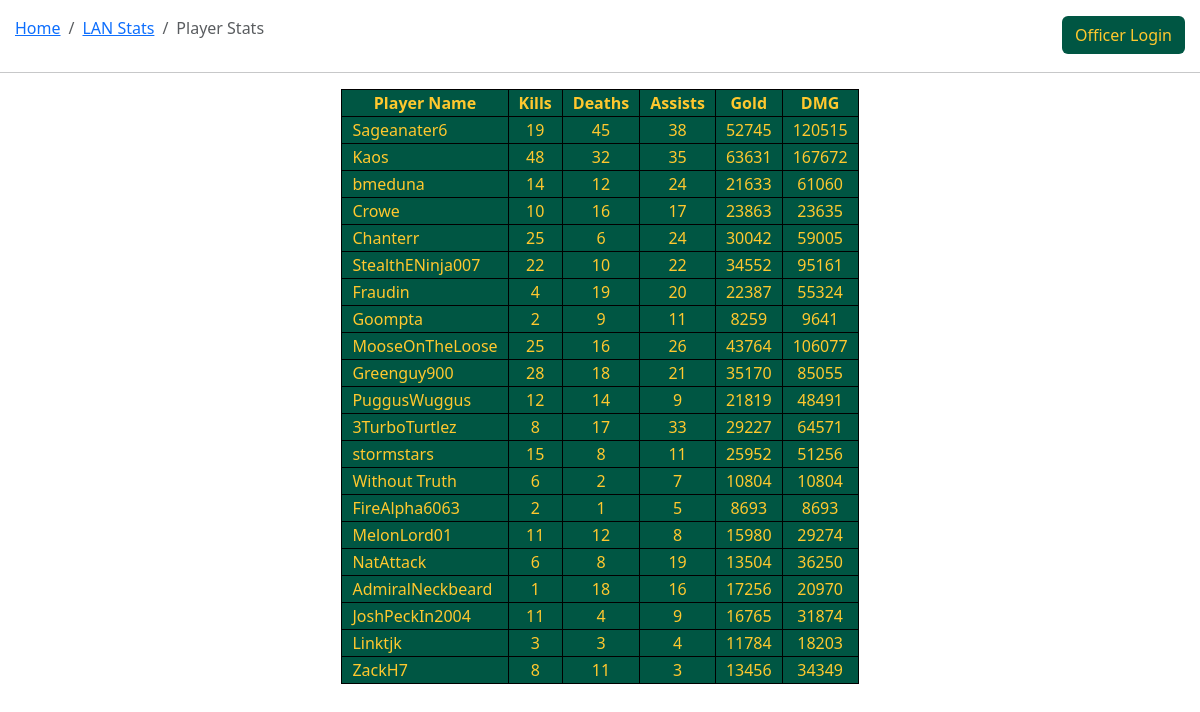
/eventcalendar/stats/stats_home/player_list/, run on the app's committed database.
### statsviewer/models.py (models this page shows)
class Player(models.Model):
    class Meta:
        unique_together = (('playerid','name'),)
    playerid = models.BigAutoField(primary_key=True)
    name = models.CharField(max_length=60)
    def __str__(self):
        return self.name
    def get_absolute_url(self):
        return reverse("player-detail", args=[str(self.playerid)])

### statsviewer/views.py (the view)
# urls.py: path('stats_home/player_list/', views.playerListView, name = 'player-list'),
def playerListView(request):
    allPlayers = Player.objects.all()
    playerList = []
    for p in allPlayers:
        dataList = [p,0,0,0,0,0]
        instances = PlayerInstance.objects.filter(player = p.playerid)
        for pi in instances:
            dataList[1] += pi.kills
            dataList[2] += pi.deaths
            dataList[3] += pi.assists
            dataList[4] += pi.gold
            dataList[5] += pi.damage
        playerList.append(dataList)
    return render(request, 'player_list.html', {'list' : playerList})

### statsviewer/templates/player_list.html (shortened to what this page needs)
{% extends "stats_generic.html" %}
{% block content %}
<div class="row">
        <div class="col-sm-10">
            <nav style="margin-left: 15px;" aria-label="breadcrumb">
                <ol class="breadcrumb">
                  <li class="breadcrumb-item"><a href="{% url 'go-home' %}">Home</a></li>
                  <li class="breadcrumb-item"><a href="{% url 'stats-home' %}">LAN Stats</a></li>
                  <li class="breadcrumb-item active" aria-current="page">Player Stats</li>
                </ol>
      </nav>
    </div>
    <div class="col-sm-2" style="text-align: right;">
        {% if user.is_authenticated %}
            <span class="navbar-text">
              <form id="logout-form" method="post" action="{% url 'logout' %}">
                {% csrf_token %}
                <button type="submit" class="btn btn-link ndsu" style="margin-right: 15px;">Logout</button>
              </form>
            </span>
            {% else %}
            <a class="btn ndsu" href="{% url 'login' %}?next={{ request.path }}" role="button" style="margin-right: 15px;">Officer Login</a>
            {% endif %}
    </div>
    </div>
<hr>
{% if list %}
<table class="ndsu">
    <tr>
        <th>Player Name</th>
        <th>Kills</th>
        <th>Deaths</th>
        <th>Assists</th>
        <th>Gold</th>
        <th>DMG</th>
    </tr>
{% for l in list %}
<tr>
    <td>
        <a class="nav-link" href="{{ l.0.get_absolute_url }}"> {{l.0}} </a>
    </td>
    <td class="center">{{l.1}}</td>
    <td class="center">{{l.2}}</td>
    <td class="center">{{l.3}}</td>
    <td class="center">{{l.4}}</td>
    <td class="center">{{l.5}}</td>
{% endfor %}
</table>
{% else %}
<p>
    No games
</p>
{% endif %}
{% endblock %}

### eventcalendar/static/css/styles.css (style rules this page uses)
.center { text-align: center; }
th { border: 1px solid black; text-align: center; padding-left: 10px; padding-right: 10px; font-weight: bold; }
table { border: 1px solid black; margin-left:auto; margin-right: auto; }
td { border: 1px solid black; padding-left: 10px; padding-right: 10px; }
.ndsu { background-color: #005643; color: #FFC82E; }
body { background-image: url('https://media.discordapp.net/attachments/1203520214013186098/1236773605577199626/Screenshot_2024-05-05_15-16-28.png?ex=66393aad&is=6637e92d&hm=0297f355a9e9d6de8f40dacf7d335fc91f039c2aaa0ff4e687558841ca275e9f&=&format=webp&quality=lossless&width=1191&height=670'); background-repeat: no-repeat; background-size: cover; background-attachment: fixed; }

### data on the page
Player: name "Sageanater6", l "19", l "45", l "38", l "52745", l "120515"
Player: name "Kaos", l "48", l "32", l "35", l "63631", l "167672"
Player: name "bmeduna", l "14", l "12", l "24", l "21633", l "61060"
Player: name "Crowe", l "10", l "16", l "17", l "23863", l "23635"
Player: name "Chanterr", l "25", l "6", l "24", l "30042", l "59005"
Player: name "StealthENinja007", l "22", l "10", l "34552", l "95161"
Player: name "Fraudin", l "4", l "19", l "20", l "22387", l "55324"
Player: name "Goompta", l "2", l "9", l "11", l "8259", l "9641"
Player: name "MooseOnTheLoose", l "25", l "16", l "26", l "43764", l "106077"
Player: name "Greenguy900", l "28", l "18", l "21", l "35170", l "85055"
Player: name "PuggusWuggus", l "12", l "14", l "9", l "21819", l "48491"
Player: name "3TurboTurtlez", l "8", l "17", l "33", l "29227", l "64571"
Player: name "stormstars", l "15", l "8", l "11", l "25952", l "51256"
Player: name "Without Truth", l "6", l "2", l "7", l "10804"
Player: name "FireAlpha6063", l "2", l "1", l "5", l "8693"
Player: name "MelonLord01", l "11", l "12", l "8", l "15980", l "29274"
Player: name "NatAttack", l "6", l "8", l "19", l "13504", l "36250"
Player: name "AdmiralNeckbeard", l "1", playerid "18", l "16", l "17256", l "20970"
Player: name "JoshPeckIn2004", l "11", l "4", l "9", l "16765", l "31874"
Player: name "Linktjk", l "3", l "4", l "11784", l "18203"
Player: name "ZackH7", l "8", l "11", l "3", l "13456", l "34349"
